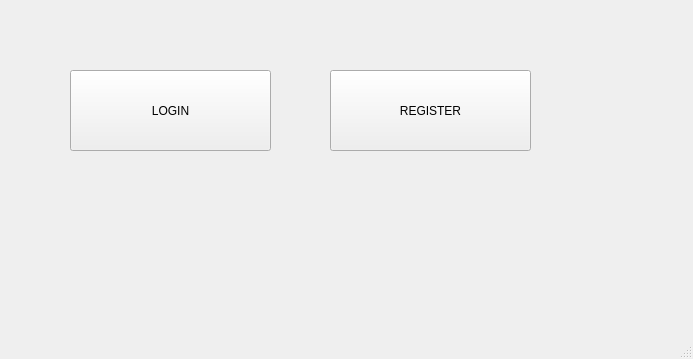
<?xml version="1.0" encoding="UTF-8"?>
<ui version="4.0">
 <class>first_window</class>
 <widget class="QMainWindow" name="first_window">
  <property name="geometry">
   <rect>
    <x>0</x>
    <y>0</y>
    <width>693</width>
    <height>359</height>
   </rect>
  </property>
  <property name="windowTitle">
   <string>OVS</string>
  </property>
  <property name="styleSheet">
   <string notr="true">background-url:(/Downloads/Screenshot from 2016-03-23 10-10-47.png)</string>
  </property>
  <property name="toolButtonStyle">
   <enum>Qt::ToolButtonTextOnly</enum>
  </property>
  <property name="tabShape">
   <enum>QTabWidget::Rounded</enum>
  </property>
  <widget class="QWidget" name="centralwidget">
   <widget class="QPushButton" name="login_button">
    <property name="geometry">
     <rect>
      <x>70</x>
      <y>70</y>
      <width>201</width>
      <height>81</height>
     </rect>
    </property>
    <property name="sizePolicy">
     <sizepolicy hsizetype="Maximum" vsizetype="Maximum">
      <horstretch>0</horstretch>
      <verstretch>0</verstretch>
     </sizepolicy>
    </property>
    <property name="sizeIncrement">
     <size>
      <width>100</width>
      <height>100</height>
     </size>
    </property>
    <property name="styleSheet">
     <string notr="true">url:(/Downloads/Screenshot from 2016-03-23 10-10-47.png)</string>
    </property>
    <property name="text">
     <string>LOGIN</string>
    </property>
    <property name="shortcut">
     <string>L</string>
    </property>
   </widget>
   <widget class="QPushButton" name="register_button">
    <property name="geometry">
     <rect>
      <x>330</x>
      <y>70</y>
      <width>201</width>
      <height>81</height>
     </rect>
    </property>
    <property name="text">
     <string>REGISTER</string>
    </property>
    <property name="shortcut">
     <string>R</string>
    </property>
   </widget>
  </widget>
  <widget class="QMenuBar" name="menubar">
   <property name="geometry">
    <rect>
     <x>0</x>
     <y>0</y>
     <width>693</width>
     <height>19</height>
    </rect>
   </property>
  </widget>
  <widget class="QStatusBar" name="statusbar"/>
 </widget>
 <tabstops>
  <tabstop>login_button</tabstop>
  <tabstop>register_button</tabstop>
 </tabstops>
 <resources/>
 <connections/>
</ui>
